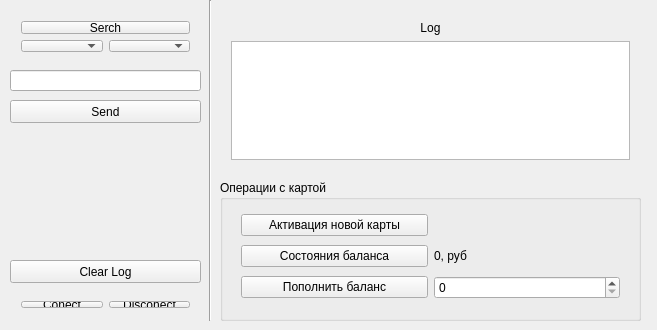
<?xml version="1.0" encoding="UTF-8"?>
<ui version="4.0">
 <class>MainWindow</class>
 <widget class="QMainWindow" name="MainWindow">
  <property name="geometry">
   <rect>
    <x>0</x>
    <y>0</y>
    <width>657</width>
    <height>330</height>
   </rect>
  </property>
  <property name="sizePolicy">
   <sizepolicy hsizetype="Fixed" vsizetype="Fixed">
    <horstretch>0</horstretch>
    <verstretch>0</verstretch>
   </sizepolicy>
  </property>
  <property name="windowTitle">
   <string>T-Card</string>
  </property>
  <widget class="QWidget" name="centralWidget">
   <widget class="Line" name="line">
    <property name="geometry">
     <rect>
      <x>200</x>
      <y>0</y>
      <width>20</width>
      <height>321</height>
     </rect>
    </property>
    <property name="sizePolicy">
     <sizepolicy hsizetype="Expanding" vsizetype="Maximum">
      <horstretch>0</horstretch>
      <verstretch>0</verstretch>
     </sizepolicy>
    </property>
    <property name="orientation">
     <enum>Qt::Vertical</enum>
    </property>
   </widget>
   <widget class="QWidget" name="verticalLayoutWidget_2">
    <property name="geometry">
     <rect>
      <x>10</x>
      <y>290</y>
      <width>191</width>
      <height>29</height>
     </rect>
    </property>
    <layout class="QHBoxLayout" name="horizontalLayout_3">
     <item>
      <widget class="QPushButton" name="ConnectBtn">
       <property name="enabled">
        <bool>true</bool>
       </property>
       <property name="text">
        <string>Conect</string>
       </property>
      </widget>
     </item>
     <item>
      <widget class="QPushButton" name="DisconectBtn">
       <property name="enabled">
        <bool>true</bool>
       </property>
       <property name="text">
        <string>Disconect</string>
       </property>
      </widget>
     </item>
    </layout>
   </widget>
   <widget class="QGroupBox" name="operationCardGB">
    <property name="enabled">
     <bool>true</bool>
    </property>
    <property name="geometry">
     <rect>
      <x>220</x>
      <y>180</y>
      <width>421</width>
      <height>141</height>
     </rect>
    </property>
    <property name="title">
     <string>Операции с картой</string>
    </property>
    <widget class="QWidget" name="layoutWidget">
     <property name="geometry">
      <rect>
       <x>10</x>
       <y>20</y>
       <width>401</width>
       <height>114</height>
      </rect>
     </property>
     <layout class="QGridLayout" name="gridLayout_2">
      <item row="2" column="0">
       <widget class="QPushButton" name="addSumBtn">
        <property name="text">
         <string>Пополнить баланс</string>
        </property>
       </widget>
      </item>
      <item row="0" column="0">
       <widget class="QPushButton" name="activateBtn">
        <property name="text">
         <string>Активация новой карты</string>
        </property>
       </widget>
      </item>
      <item row="1" column="0">
       <widget class="QPushButton" name="getSumBtn">
        <property name="text">
         <string>Состояния баланса</string>
        </property>
       </widget>
      </item>
      <item row="1" column="1">
       <widget class="QLabel" name="sumDisplay">
        <property name="text">
         <string>0, руб</string>
        </property>
       </widget>
      </item>
      <item row="2" column="1">
       <widget class="QSpinBox" name="sumLine">
        <property name="maximum">
         <number>9999</number>
        </property>
       </widget>
      </item>
     </layout>
    </widget>
   </widget>
   <widget class="QWidget" name="layoutWidget">
    <property name="geometry">
     <rect>
      <x>220</x>
      <y>10</y>
      <width>421</width>
      <height>161</height>
     </rect>
    </property>
    <layout class="QVBoxLayout" name="verticalLayout_4">
     <item>
      <widget class="QLabel" name="lNC_2">
       <property name="text">
        <string>Log</string>
       </property>
       <property name="alignment">
        <set>Qt::AlignCenter</set>
       </property>
      </widget>
     </item>
     <item>
      <widget class="QPlainTextEdit" name="consol">
       <property name="enabled">
        <bool>true</bool>
       </property>
       <property name="readOnly">
        <bool>true</bool>
       </property>
      </widget>
     </item>
    </layout>
   </widget>
   <widget class="QPushButton" name="ClearLogBtn">
    <property name="enabled">
     <bool>true</bool>
    </property>
    <property name="geometry">
     <rect>
      <x>10</x>
      <y>260</y>
      <width>191</width>
      <height>23</height>
     </rect>
    </property>
    <property name="text">
     <string>Clear Log</string>
    </property>
   </widget>
   <widget class="QWidget" name="layoutWidget">
    <property name="geometry">
     <rect>
      <x>10</x>
      <y>10</y>
      <width>191</width>
      <height>53</height>
     </rect>
    </property>
    <layout class="QVBoxLayout" name="verticalLayout">
     <item>
      <widget class="QPushButton" name="SerchBtn">
       <property name="text">
        <string>Serch</string>
       </property>
      </widget>
     </item>
     <item>
      <layout class="QHBoxLayout" name="horizontalLayout">
       <item>
        <widget class="QComboBox" name="PortNameBox"/>
       </item>
       <item>
        <widget class="QComboBox" name="BaudRateBox">
         <property name="enabled">
          <bool>true</bool>
         </property>
        </widget>
       </item>
      </layout>
     </item>
    </layout>
   </widget>
   <widget class="QPushButton" name="SendDataBtn">
    <property name="geometry">
     <rect>
      <x>10</x>
      <y>100</y>
      <width>191</width>
      <height>23</height>
     </rect>
    </property>
    <property name="text">
     <string>Send</string>
    </property>
   </widget>
   <widget class="QLineEdit" name="send_data">
    <property name="geometry">
     <rect>
      <x>10</x>
      <y>70</y>
      <width>191</width>
      <height>21</height>
     </rect>
    </property>
   </widget>
  </widget>
 </widget>
 <layoutdefault spacing="6" margin="11"/>
 <resources/>
 <connections>
  <connection>
   <sender>ClearLogBtn</sender>
   <signal>clicked()</signal>
   <receiver>consol</receiver>
   <slot>clear()</slot>
   <hints>
    <hint type="sourcelabel">
     <x>78</x>
     <y>263</y>
    </hint>
    <hint type="destinationlabel">
     <x>256</x>
     <y>142</y>
    </hint>
   </hints>
  </connection>
 </connections>
</ui>
